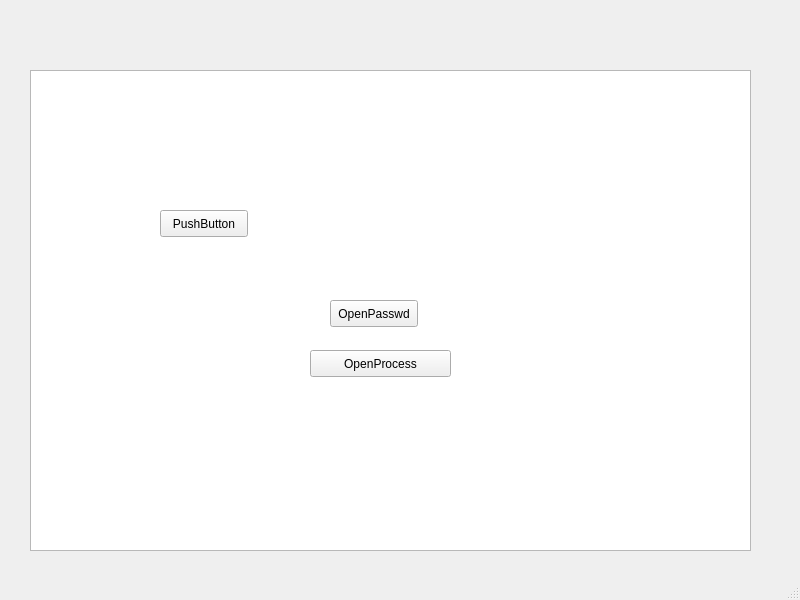
<?xml version="1.0" encoding="UTF-8"?>
<ui version="4.0">
 <class>MainWindow</class>
 <widget class="QMainWindow" name="MainWindow">
  <property name="geometry">
   <rect>
    <x>0</x>
    <y>0</y>
    <width>800</width>
    <height>600</height>
   </rect>
  </property>
  <property name="windowTitle">
   <string>MainWindow</string>
  </property>
  <widget class="QWidget" name="centralwidget">
   <widget class="QPushButton" name="pushButton">
    <property name="geometry">
     <rect>
      <x>160</x>
      <y>210</y>
      <width>88</width>
      <height>27</height>
     </rect>
    </property>
    <property name="text">
     <string>PushButton</string>
    </property>
   </widget>
   <widget class="QPushButton" name="pushButton_2">
    <property name="geometry">
     <rect>
      <x>330</x>
      <y>300</y>
      <width>88</width>
      <height>27</height>
     </rect>
    </property>
    <property name="text">
     <string>OpenPasswd</string>
    </property>
   </widget>
   <widget class="QPushButton" name="pushButton_3">
    <property name="geometry">
     <rect>
      <x>310</x>
      <y>350</y>
      <width>141</width>
      <height>27</height>
     </rect>
    </property>
    <property name="text">
     <string>OpenProcess</string>
    </property>
   </widget>
   <widget class="QGraphicsView" name="graphicsView">
    <property name="geometry">
     <rect>
      <x>30</x>
      <y>70</y>
      <width>721</width>
      <height>481</height>
     </rect>
    </property>
    <property name="backgroundBrush">
     <brush brushstyle="NoBrush">
      <color alpha="255">
       <red>0</red>
       <green>0</green>
       <blue>0</blue>
      </color>
     </brush>
    </property>
   </widget>
   <zorder>graphicsView</zorder>
   <zorder>pushButton</zorder>
   <zorder>pushButton_2</zorder>
   <zorder>pushButton_3</zorder>
  </widget>
  <widget class="QStatusBar" name="statusbar"/>
 </widget>
 <resources/>
 <connections/>
</ui>
